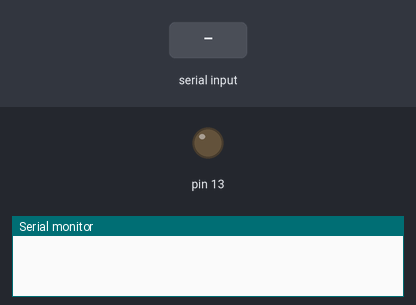
The sketch below on a simulated Arduino Uno, built with avr-gcc and run on an emulated ATmega328P. On the bench: output pins drawn as LEDs (lit = HIGH), the last lines printed to the serial monitor. The inputs (shaded band) are chosen by the test bench.

Above: at 1.2 s.
1.3 s: "1" received over Serial
At 2.4 s:
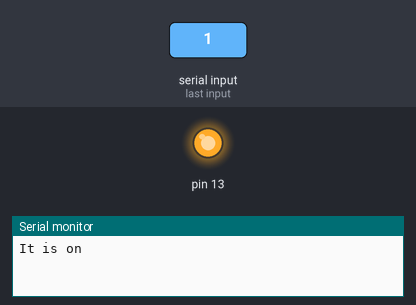
2.8 s: "0" received over Serial
At 3.6 s:
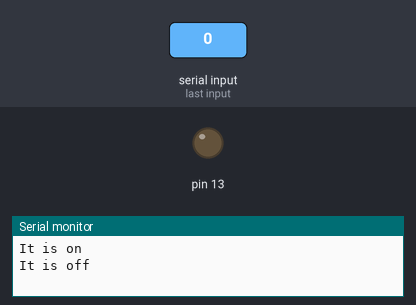
Timing chart, 0 to 5.8 s (numbered marks = the images above; inputs shaded):
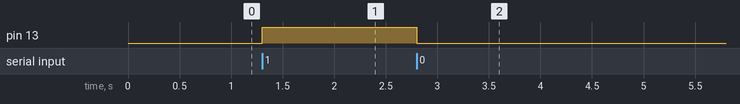

Measured:
- after the input at 1.3 s, pin 13: LOW → HIGH at once
- after the input at 2.8 s, pin 13: HIGH → LOW at once

The sketch:

LED_Inputfromuser.ino
```cpp
void setup(){
    char state;
    pinMode(13,OUTPUT);
    digitalWrite(13,LOW);

    Serial.begin(9600); // Initialize serial communications with the PC
}

void loop(){
   if(Serial.available() >0)
  {
  char state = Serial.read();

   if(state == '1'){
      digitalWrite(13,HIGH);
      Serial.println("It is on");
     }else if(state == '0'){
      digitalWrite(13,LOW);
      Serial.println("It is off");

 }
  }
}
```
